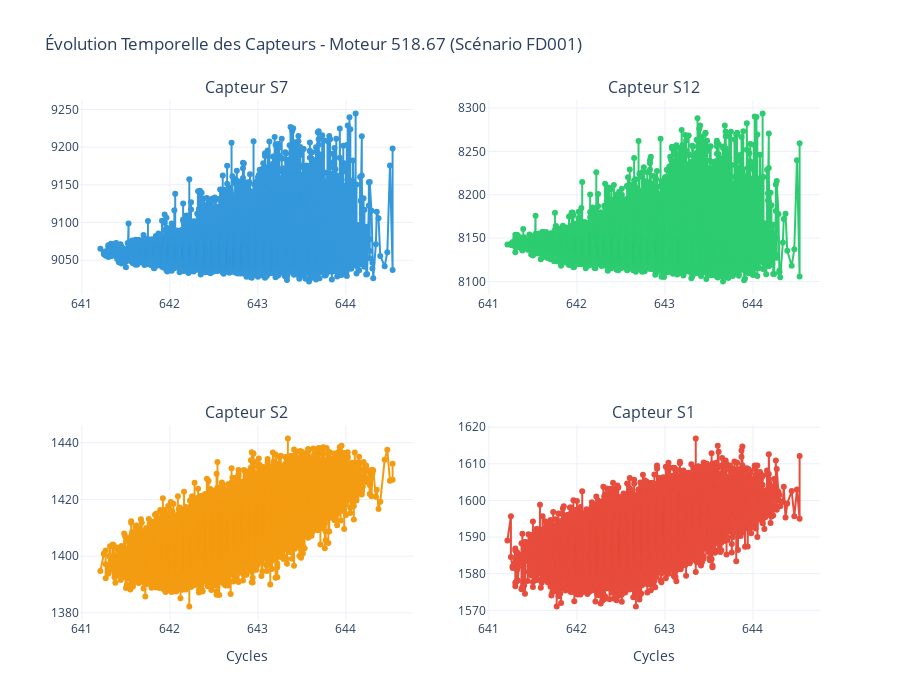

The code cell stored with this chart in its notebook:
### Code cell
# 3.3 Évolution temporelle de capteurs sélectionnés - Vue multiple

# Sélectionner les capteurs avec plus de variance
capteurs_variance = df_train_combined[sensor_columns].std().nlargest(4).index.tolist()

# Sélectionner un moteur représentatif (avec cycles médians)
median_cycles = df_train_combined.groupby('unit_id')['cycles'].max().median()
representative_unit = df_train_combined[df_train_combined['unit_id'].isin(df_train_combined['unit_id'].unique()[:1])]['unit_id'].iloc[0]
df_motor = df_train_combined[df_train_combined['unit_id'] == representative_unit].sort_values('cycles')

# Créer un graphique avec sous-plots pour chaque capteur
fig_temporal = make_subplots(
    rows=2, cols=2,
    subplot_titles=(f'Capteur {capteurs_variance[0]}', f'Capteur {capteurs_variance[1]}',
                    f'Capteur {capteurs_variance[2]}', f'Capteur {capteurs_variance[3]}'),
    specs=[[{'secondary_y': False}, {'secondary_y': False}],
           [{'secondary_y': False}, {'secondary_y': False}]]
)

# Ajouter les traces pour chaque capteur
colors = [COLOR_PALETTE['primary'], COLOR_PALETTE['secondary'], 
          COLOR_PALETTE['warning'], COLOR_PALETTE['danger']]

for idx, (capteur, color) in enumerate(zip(capteurs_variance, colors), 1):
    row = (idx - 1) // 2 + 1
    col = (idx - 1) % 2 + 1
    
    fig_temporal.add_trace(
        go.Scatter(
            x=df_motor['cycles'],
            y=df_motor[capteur],
            mode='lines+markers',
            name=capteur,
            line=dict(color=color, width=2),
            hovertemplate=f'<b>{capteur}</b><br>Cycles: %{{x}}<br>Valeur: %{{y:.2f}}<extra></extra>'
        ),
        row=row, col=col
    )

fig_temporal.update_layout(
    title_text=f'Évolution Temporelle des Capteurs - Moteur {representative_unit} (Scénario {scenario})',
    height=700,
    showlegend=False,
    template='plotly_white'
)

fig_temporal.update_xaxes(title_text='Cycles', row=2, col=1)
fig_temporal.update_xaxes(title_text='Cycles', row=2, col=2)
fig_temporal.show()

### Figure 1 — Plotly figure (JSON) as saved in the notebook; plotly's stock layout.template omitted (floating-point values rounded to 4 significant figures; data arrays with more than 128 entries replaced by an {"elided": "..."} marker saying what was removed)
{"data": [{"hovertemplate": "<b>S7</b><br>Cycles: %{x}<br>Valeur: %{y:.2f}<extra></extra>", "line": {"color": "#3498db", "width": 2}, "mode": "lines+markers", "name": "S7", "type": "scatter", "x": {"elided": "20631 float values"}, "xaxis": "x", "y": {"elided": "20631 float values"}, "yaxis": "y"}, {"hovertemplate": "<b>S12</b><br>Cycles: %{x}<br>Valeur: %{y:.2f}<extra></extra>", "line": {"color": "#2ecc71", "width": 2}, "mode": "lines+markers", "name": "S12", "type": "scatter", "x": {"elided": "20631 float values"}, "xaxis": "x2", "y": {"elided": "20631 float values"}, "yaxis": "y2"}, {"hovertemplate": "<b>S2</b><br>Cycles: %{x}<br>Valeur: %{y:.2f}<extra></extra>", "line": {"color": "#f39c12", "width": 2}, "mode": "lines+markers", "name": "S2", "type": "scatter", "x": {"elided": "20631 float values"}, "xaxis": "x3", "y": {"elided": "20631 float values"}, "yaxis": "y3"}, {"hovertemplate": "<b>S1</b><br>Cycles: %{x}<br>Valeur: %{y:.2f}<extra></extra>", "line": {"color": "#e74c3c", "width": 2}, "mode": "lines+markers", "name": "S1", "type": "scatter", "x": {"elided": "20631 float values"}, "xaxis": "x4", "y": {"elided": "20631 float values"}, "yaxis": "y4"}], "layout": {"annotations": [{"font": {"size": 16}, "showarrow": false, "text": "Capteur S7", "x": 0.225, "xanchor": "center", "xref": "paper", "y": 1, "yanchor": "bottom", "yref": "paper"}, {"font": {"size": 16}, "showarrow": false, "text": "Capteur S12", "x": 0.775, "xanchor": "center", "xref": "paper", "y": 1, "yanchor": "bottom", "yref": "paper"}, {"font": {"size": 16}, "showarrow": false, "text": "Capteur S2", "x": 0.225, "xanchor": "center", "xref": "paper", "y": 0.375, "yanchor": "bottom", "yref": "paper"}, {"font": {"size": 16}, "showarrow": false, "text": "Capteur S1", "x": 0.775, "xanchor": "center", "xref": "paper", "y": 0.375, "yanchor": "bottom", "yref": "paper"}], "height": 700, "showlegend": false, "title": {"text": "Évolution Temporelle des Capteurs - Moteur 518.67 (Scénario FD001)"}, "xaxis": {"anchor": "y", "domain": [0, 0.45]}, "xaxis2": {"anchor": "y2", "domain": [0.55, 1]}, "xaxis3": {"anchor": "y3", "domain": [0, 0.45], "title": {"text": "Cycles"}}, "xaxis4": {"anchor": "y4", "domain": [0.55, 1], "title": {"text": "Cycles"}}, "yaxis": {"anchor": "x", "domain": [0.625, 1]}, "yaxis2": {"anchor": "x2", "domain": [0.625, 1]}, "yaxis3": {"anchor": "x3", "domain": [0, 0.375]}, "yaxis4": {"anchor": "x4", "domain": [0, 0.375]}}}
